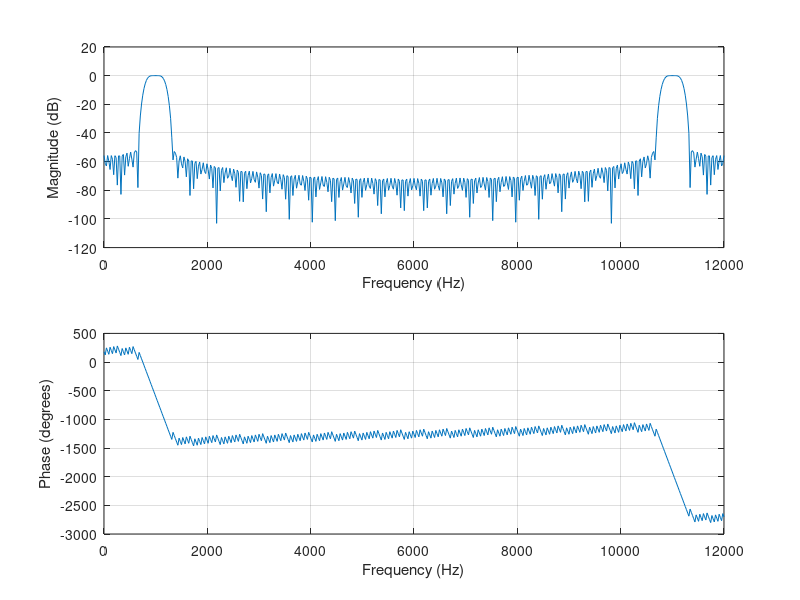

MATLAB code to generate this figure: (Note: this script raises an error after producing the figure.)
close all
clear all
clc
fs=12000; % sampling frequency
ft=2200; % 3 dB cut frequency
fm=1200; % frequency of the sinusoidal signal
Nf=160; % number of FIR filter taps
fmin=800; % low cut frequency of the filter
fmax=1200; % high cut frequency of the filter
%b=fir1(Nf, 2*ft/fs); % design a low-pass filter with cut frequency ft
b=fir1(Nf, [2*fmin/fs 2*fmax/fs],'bandpass');
% design a band-pass filter with minimum and maximum frequency
% fmin, fmax
% vector b contains the FIR coefficients
freqz(b,1,[],'whole',fs); % plot the frequency response
[x,N]=SinusoidalSource(fm,0.05,fs);
sigma=0.4; % std of the noise
y=x+randn(1,N)*sigma; % add Gaussian noise
figure
plot(y)
title('unfiltered version');
figure
PlotSpectrum(y,fs);
title('unfiltered version');

z=conv(y,b); % filter the signal
% note that the convolution introduces a delay equal to length(b)/2 samples
figure
PlotSpectrum(z,fs);
title('filtered version');
figure
plot(z)
title('filtered version');